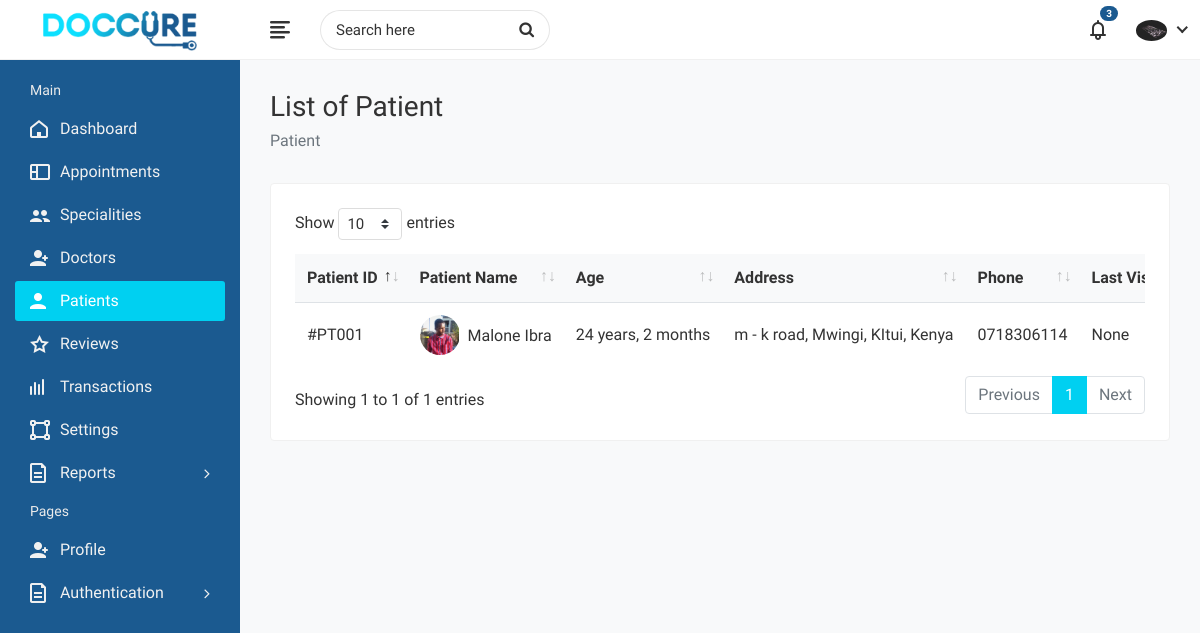
Screenshot of /administrators/patient-list/ (signed in) with the database file from the repository.
### administrators/models.py (models this page shows)
class Admin(models.Model):
	user = models.OneToOneField(User, on_delete=models.CASCADE)
	image = models.ImageField('Profile Image', upload_to='Image/Administrator',
		max_length=500, default='dummy.png')
	first_name = models.CharField('First Name', max_length=50)
	second_name =  models.CharField('Second Name', max_length=50)
	d_o_b = models.DateField('Date of Birth')
	phone_no = models.CharField('Phone Number', max_length=50)
	email = models.EmailField('Email', max_length=250)
	address_line = models.CharField('Address Line', max_length=200, blank=True)
	country = models.CharField('Country', max_length=100, blank=True)
	county = models.CharField('County', max_length=100, blank=True)
	town = models.CharField('Town', max_length=100, blank=True)\
	def __str__(self):
		return self.first_name+" "+self.second_name

### appointments/models.py (models this page shows)
class Patient(models.Model):
	user = models.OneToOneField(User, on_delete=models.CASCADE)
	image = models.ImageField('Profile Image', upload_to='Image/Patient/Profile/',
		max_length=500, default='dummy.png')
	first_name = models.CharField('First Name', max_length=50)
	second_name = models.CharField('Second Name', max_length=50)
	d_o_b = models.DateField('Date Of Birth')
	gender = models.CharField('Gender', max_length=10)
	email = models.CharField('Email', max_length=50)
	phone_no = models.CharField('Phone Number', max_length=20)
	blood_group = models.CharField('Blood Group', max_length=5)
	country = models.CharField('Country', max_length=50)
	county = models.CharField('County', max_length=50)
	town = models.CharField('Town', max_length=50)
	street_lane = models.CharField('Street/Lane', max_length=50)
	def __str__(self):
		return self.first_name +' '+self.second_name
	def last_appointment(self):
		appointments = Appointment.objects.filter(patient=self.id, status='COMPLETED').order_by('booking_date')
		if appointments.count()>0:
			index = appointments.count() - 1
			return appointments[index]
		else:
			return None

### administrators/views.py (the view)
# urls.py: path('patient-list/', views.patient_list, name='patient-list'),
@login_required(login_url='/login/')
@user_passes_test(check_admin, login_url='/login/')
@user_passes_test(check_settings, login_url='/administrators/profile/')
def patient_list(request):
	profile = Admin.objects.get(user=request.user.id)
	patients = Patient.objects.all()
	return render(request, 'administrators/patient-list.html', {'profile': profile, 'patients': patients})

### administrators/views.py (called while the page is built)
def check_admin(user):
	return user.is_superuser

def check_settings(user):
	profile = Admin.objects.filter(user=user.id)
	return profile.count()>=1

### administrators/templates/administrators/patient-list.html (shortened to what this page needs)
{% extends "administrators/base.html" %}
{% load static %}
{% block css %}
	<link rel="stylesheet" href="{% static 'administrators/plugins/datatables/datatables.min.css' %}">
{% endblock %}
{% block sidenav %}
	<li>
		<a href="{% url 'admin-dashboard' %}"><i class="fe fe-home"></i> <span>Dashboard</span></a>
	</li>
	<li>
		<a href="{% url 'appointment-list' %}"><i class="fe fe-layout"></i> <span>Appointments</span></a>
	</li>
	<li>
		<a href="{% url 'specialities' %}"><i class="fe fe-users"></i> <span>Specialities</span></a>
	</li>
	<li>
		<a href="{% url 'doctor-list' %}"><i class="fe fe-user-plus"></i> <span>Doctors</span></a>
	</li>
	<li class="active">
		<a href="{% url 'patient-list' %}"><i class="fe fe-user"></i> <span>Patients</span></a>
	</li>
	<li>
		<a href="{% url 'admin-reviews' %}"><i class="fe fe-star-o"></i> <span>Reviews</span></a>
	</li>
	<li>
		<a href="{% url 'transactions-list' %}"><i class="fe fe-activity"></i> <span>Transactions</span></a>
	</li>
	<li>
		<a href="{% url 'settings' %}"><i class="fe fe-vector"></i> <span>Settings</span></a>
	</li>
	<li class="submenu">
		<a href="#"><i class="fe fe-document"></i> <span> Reports</span> <span class="menu-arrow"></span></a>
	</li>
	<li class="menu-title">
		<span>Pages</span>
	</li>
	<li>
		<a href="{% url 'profile' %}"><i class="fe fe-user-plus"></i> <span>Profile</span></a>
	</li>
	<li class="submenu">
		<a href="#"><i class="fe fe-document"></i> <span> Authentication </span> <span class="menu-arrow"></span></a>
	</li>
{% endblock %}
{% block breadcrumb %}List of Patient{% endblock %}
{% block breadcrumb1 %}Patient {% endblock %}
{% block content %}
	<div class="row">
		<div class="col-sm-12">
			<div class="card">
				<div class="card-body">
					<div class="table-responsive">
						<div class="table-responsive">
						<table class="datatable table table-hover table-center mb-0">
							<thead>
								<tr>
									<th>Patient ID</th>
									<th>Patient Name</th>
									<th>Age</th>
									<th>Address</th>
									<th>Phone</th>
									<th>Last Visit</th>
								</tr>
							</thead>
							<tbody>
							{% for patient in patients %}
								<tr>
									<td>#PT00{{patient.id}}</td>
									<td>
										<h2 class="table-avatar">
											<a href="profile.html" class="avatar avatar-sm mr-2"><img class="avatar-img rounded-circle" src="{{patient.image.url}}" alt="User Image"></a>
											<a href="profile.html">{{patient}} </a>
										</h2>
									</td>
									<td>{{ patient.d_o_b|timesince }}</td>
									<td>{{patient.street_lane}}, {{patient.town}}, {{patient.county}}, {{patient.country}}</td>
									<td>{{patient.phone_no}}</td>
								{% if patient.last_appointment != None %}
									<td>20 Oct 2019</td>
									<td class="text-right">$100.00</td>
								{% else %}
									<td>None</td>
								{% endif %}
								</tr>
							{% endfor %}
							</tbody>
						</table>
					</div>
					</div>
				</div>
			</div>
		</div>
	</div>
{% endblock %}

### administrators/templates/administrators/base.html (shortened to what this page needs)
<!DOCTYPE html>
<html lang="en">
	<head>
		{% load static %}
        <link rel="stylesheet" href="{% static 'administrators/css/bootstrap.min.css' %}">
        <link rel="stylesheet" href="{% static 'administrators/css/font-awesome.min.css' %}">
        <link rel="stylesheet" href="{% static 'administrators/css/feathericon.min.css' %}">
        <link rel="stylesheet" href="{% static 'administrators/css/style.css' %}">
        {% block css %}
		{% endblock %}
    </head>
    <body>
        <div class="main-wrapper">
            <div class="header">
                <div class="header-left">
                    <a href="{% url 'index' %}" class="logo">
						<img src="{% static 'administrators/img/logo.png' %}" alt="Logo">
					</a>
                </div>
				<a href="javascript:void(0);" id="toggle_btn">
					<i class="fe fe-text-align-left"></i>
				</a>
				<div class="top-nav-search">
					<form>
						<input type="text" class="form-control" placeholder="Search here">
						<button class="btn" type="submit"><i class="fa fa-search"></i></button>
					</form>
				</div>
				<ul class="nav user-menu">
					<li class="nav-item dropdown noti-dropdown">
						<a href="#" class="dropdown-toggle nav-link" data-toggle="dropdown">
							<i class="fe fe-bell"></i> <span class="badge badge-pill">3</span>
						</a>
					</li>
					<li class="nav-item dropdown has-arrow">
						<a href="#" class="dropdown-toggle nav-link" data-toggle="dropdown">
							<span class="user-img"><img class="rounded-circle" src="{{profile.image.url}}" width="31" alt="Ryan Taylor"></span>
						</a>
					</li>
				</ul>
            </div>
            <div class="sidebar" id="sidebar">
                <div class="sidebar-inner slimscroll">
					<div id="sidebar-menu" class="sidebar-menu">
						<ul>
							<li class="menu-title">
								<span>Main</span>
							</li>
							{% block sidenav %}
							{% endblock %}
						</ul>
					</div>
                </div>
            </div>
            <div class="page-wrapper">
                <div class="content container-fluid">
					<div class="page-header">
						<div class="row">
							<div class="col-sm-12">
								<h3 class="page-title">{% block breadcrumb %}{% endblock %}</h3>
								<ul class="breadcrumb">
									<li class="breadcrumb-item active">{% block breadcrumb1 %}{% endblock %}</li>
								</ul>
							</div>
						</div>
					</div>
					{% block content %}
					{% endblock %}
				</div>
			</div>
        </div>
    </body>
</html>

### rows the page displays
Admin: image (picture)
Patient: id "1", image (picture), first_name+second_name "Malone Ibra", d_o_b "24 years, 2 months", street_lane "m - k road", town "Mwingi", county "KItui", country "Kenya", phone_no "0718306114", shows "None"
